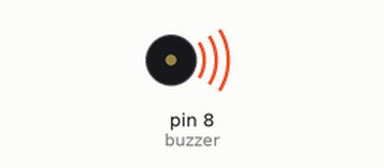
The sketch below on a simulated Arduino Uno, built with avr-gcc and run on an emulated ATmega328P. Parts: buzzer (waves = sounding).

Above: at 0.2 s.
Timing chart, 0 to 4.6 s (numbered marks = the images above):
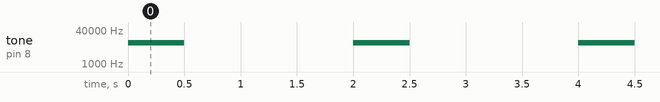

The sketch:

buzzer.ino
```cpp
#define buzzer 8
void setup() {
  pinMode(buzzer, OUTPUT);
}

void loop() {
  tone(buzzer, 10000,500);
  delay(1000);
  noTone(buzzer);
  delay(1000);
}
```

Measured:
- by itself, tone on pin 8 (buzzer): alternates 10000 Hz for 0.50 s and silent for 1.5 s
